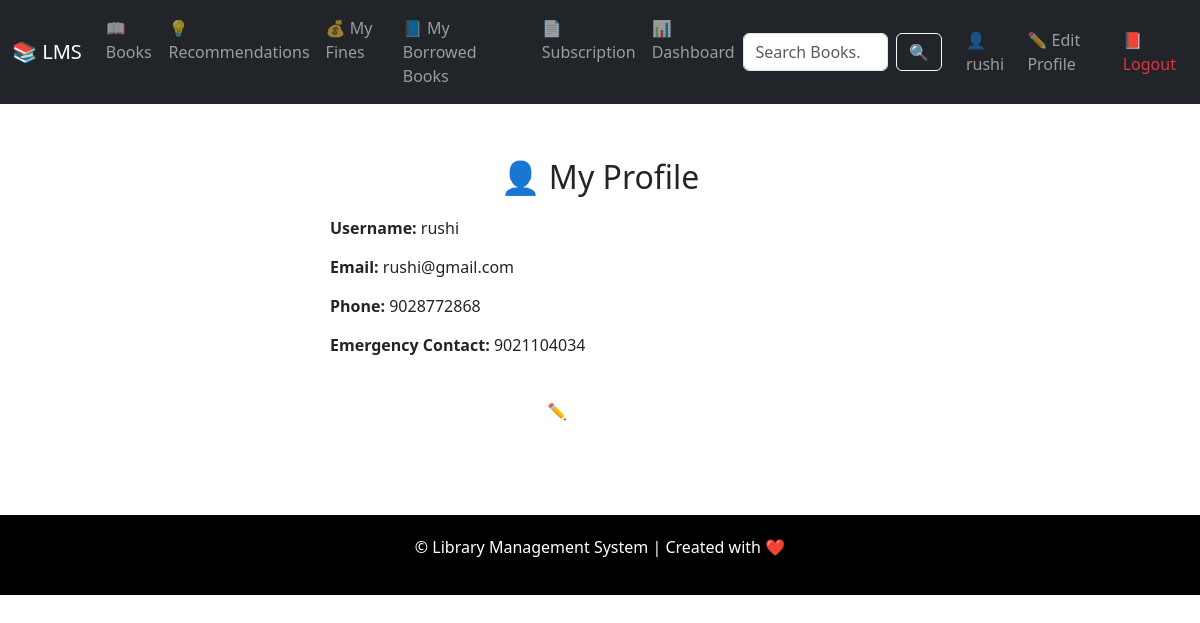
/iam/profile/ (signed in), run on the app's committed database.
### iam/models.py (models this page shows, shortened)
class UserProfile(models.Model):
    user = models.OneToOneField(User, on_delete=models.CASCADE)
    phone_no = models.CharField(max_length=15)
    email = models.EmailField(unique=True)
    photo = models.ImageField(upload_to='profile_photos/', blank=True, null=True)
    emergency_contact_no = models.CharField(max_length=15)
    is_active = models.BooleanField(default=True)

### iam/views.py (the view)
# urls.py: path('profile/', UserProfileView.as_view(), name='profile'),  # ✅ CBV
class UserProfileView(LoginRequiredMixin, View):
    def get(self, request):
        try:
            profile = UserProfile.objects.get(user=request.user)
        except UserProfile.DoesNotExist:
            messages.error(request, "⚠️ Profile not found.")
            return redirect('iam:signup')
        return render(request, 'iam/profile.html', {
            'profile': profile,
            'user': request.user,
        })

### templates/iam/profile.html (shortened to what this page needs)
{% extends 'base.html' %}
{% block content %}
  <div class="profile-container">
    <h2>👤 My Profile</h2>
    <div class="info-row">
      <span class="info-label">Username:</span> {{ user.username }}
    </div>
    <div class="info-row">
      <span class="info-label">Email:</span> {{ profile.email|default:"(not provided)" }}
    </div>
    <div class="info-row">
      <span class="info-label">Phone:</span> {{ profile.phone_no|default:"(not set)" }}
    </div>
    <div class="info-row">
      <span class="info-label">Emergency Contact:</span> {{ profile.emergency_contact_no|default:"(not set)" }}
    </div>
    <a href="{% url 'iam:edit_profile' %}" class="edit-btn">✏️ Edit Profile</a>
  </div>
{% endblock %}

### templates/base.html (shortened to what this page needs)
<!DOCTYPE html>
<html>
<head>
  <link href="https://cdn.jsdelivr.net/npm/bootstrap@5.3.0/dist/css/bootstrap.min.css" rel="stylesheet">
</head>
<body>
<nav class="navbar navbar-expand-lg navbar-dark bg-dark">
  <div class="container-fluid">
    <a class="navbar-brand" href="/">📚 LMS</a>
    <div class="collapse navbar-collapse" id="navbarNav">
      <ul class="navbar-nav me-auto mb-2 mb-lg-0">
        <li class="nav-item"><a class="nav-link" href="{% url 'books:book_list' %}">📖 Books</a></li>
        <li class="nav-item"><a class="nav-link" href="{% url 'books:book_recommendation' %}">💡 Recommendations</a></li>
        <li class="nav-item"><a class="nav-link" href="{% url 'books:my_fines' %}">💰 My Fines</a></li>
        <li class="nav-item"><a class="nav-link" href="{% url 'books:my_borrowed_books' %}">📘 My Borrowed Books</a></li>
        <li class="nav-item"><a class="nav-link" href="{% url 'subscription:select_plan' %}">📄 Subscription</a></li>
        {% if user.is_authenticated %}
          <li class="nav-item"><a class="nav-link" href="{% url 'books:user_dashboard' %}">📊 Dashboard</a></li>
        {% endif %}
      </ul>
      <form class="d-flex search-form" role="search" method="get" action="{% url 'books:search_books' %}">
        <input class="form-control me-2" type="search" name="q" placeholder="Search Books..." aria-label="Search">
        <button class="btn btn-outline-light" type="submit">🔍</button>
      </form>
      <ul class="navbar-nav ms-3">
        {% if user.is_authenticated %}
          <li class="nav-item">
            <a class="nav-link" href="{% url 'iam:profile' %}">👤 {{ user.username }}</a>
          </li>
          <li class="nav-item">
            <a class="nav-link" href="{% url 'iam:edit_profile' %}">✏️ Edit Profile</a>
          </li>
          <li class="nav-item">
            <a class="nav-link text-danger" href="{% url 'iam:logout' %}">📕 Logout</a>
          </li>
        {% endif %}
      </ul>
    </div>
  </div>
</nav>
<div class="container my-4">
  {% block content %}{% endblock %}
</div>
<footer>
  <p>&copy; {{ now|date:"Y" }} Library Management System | Created with ❤️</p>
</footer>
</body>
</html>

### templates/base.html (style rules this page uses)
body { background-color: #f8f9fa; }
footer { margin-top: 50px; padding: 20px 0; background-color:black; color: white; text-align: center; }
.search-form input { max-width: 200px; }

### templates/iam/profile.html (style rules this page uses)
body { background-color:white; font-family: 'Segoe UI', Tahoma, Geneva, Verdana, sans-serif; }
.profile-container { max-width: 600px; margin: auto; background-color: #fff; padding: 30px; border-radius: 12px; box-shadow: 0 4px 12px red(0, 0, 0, 0.1); }
h2 { text-align: center; color:dark blue; margin-bottom: 20px; }
.info-row { margin-bottom: 15px; font-size: 16px; }
.info-label { font-weight: bold; color: dark blue; }
.edit-btn { display: block; width: 100%; padding: 12px; background-color:sky blue; color: white; text-align: center; border-radius: 6px; text-decoration: none; font-size: 1em; margin-top: 30px; }

### data on the page
UserProfile: email "rushi@gmail.com", phone_no "9028772868", emergency_contact_no "9021104034"

### other printed values
{{ user.username }} "rushi"
